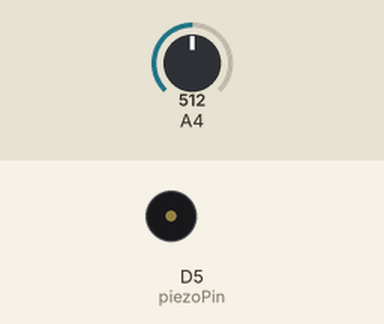
This sketch was run on a simulated Arduino Due. Parts: buzzer (waves = sounding). Inputs (shaded band) come from the test bench; at power-on: A4 = 512 (analog values on the 0–1023 scale). What the sketch prints to the serial monitor is not drawn.

Above: at 0.1 s.
Timing chart, 0 to 0.5 s (numbered marks = the images above):
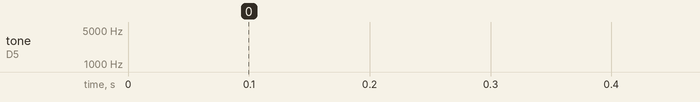

The sketch:

isaiah_SS5_Arduino.ino
```cpp
/*
SHORT SKETCH #5: DUE 4/15
Create a software p5.js sketch that controls at least one hardware actuator via serial.
You may use an LED, Servo Motor, or Piezo Buzzer as your actuator.
The p5.js sketch must include:

use of at least 1 hardware actuator controlled by interaction with your P5 sketch.
at least 2 different modes of behavior: for example, our "P5_Serial_Servo" sketch has
a "sweep" mode and a "follow" mode.
at least three graphics primitives.
dynamic elements in your P5 sketch (don't just draw a static canvas, animate something!).
display window width: max of 1080, min of 400
display window height: max of 720, min of 400
Feel free to use images, sound library, etc.
The content is completely up to you, but it needs to be controlled by Serial UART
from your P5.JS Sketch.

Upload your completed code (both arduino & p5.js) to your repo before the beginnning
of next class session.
Remember, the arduino .ino file must go in folder of same name, and the p5.js
project must include its entire project folder and it contents.
Have your project (both hardware and software aspects) ready to present at the next class
critique.

REMEMBER to add the p5.serialport library to the index.html file of your p5.js projects:

> Lets play with a Piezo Buzzar and try to make a melody or tune, or some way to change the
"music" maybe with the Potentiometer and LED(s)'s can showcase the level of volume like a DJ board.


References:
 https://github.com/entertainmenttechnology/Pokorny-MTEC2280_D01-Spring2026/blob/main/examples/S07-Serial_Arduino_to_P5/P5_Serial_Read/sketch.js
 https://editor.p5js.org/jt4269/sketches/M0eV1a1r5#:~:text=Arduino%20code%20is%20at%20the,//%20variables%20for%20oscillator
http://youtube.com/watch?v=jEwAMgcCgOA&list=TLPQMTQwNDIwMjbVBrld3vayRg&index=4
https://github.com/entertainmenttechnology/Pokorny-MTEC2280_D01-Spring2026/tree/main/examples/S08-Serial_Arduino_to_P5_MultiSensor
https://github.com/entertainmenttechnology/Pokorny-MTEC2280_D01-Spring2026/blob/main/examples/S06_frequencyTone/S06_frequencyTone.ino


*/

//Define Pinss
const int adcPin_1 = 4;
const int piezoPin = 5; //piezo buzzer connected to pin 1

//Pot Variables
int adcRead_1 = 0;

bool intro = 0; //boolean variable to track whether we've played the intro melody yet

int octave = 2; //octave variable. we can multiply this by the base frequency to shift the pitch up or down by octaves.
// for example: 110 * octave will be 110Hz in octave 1, 220Hz in octave 2, 440Hz in octave 4, etc.

//Software Timer Variables
int lastTime = 0;
int currentTime = 0;
int timerInterval = 5; //milliseconds


void setup()
{
    analogReadResolution(10); //set ADC read to 10-bit (0-1023) range
  Serial.begin(9600);  //start serial comm @ 9600 baud rate
}

void loop()
{
  //read analog pot value
  adcRead_1 = analogRead(adcPin_1);
  //read current elapsed time
  currentTime = millis();


  //tone(pin, frequency in Hz, duration in millisecond)
  if(!intro)  //if we haven't played intro yet...
  {
    //play intro melody.
    tone(piezoPin, 1000, 100);
    tone(piezoPin, 1100, 100);
    tone(piezoPin, 1200, 100);
    tone(piezoPin, 1300, 100);
    tone(piezoPin, 1000, 100);
    tone(piezoPin, 1800, 100);
    tone(piezoPin, 2000, 100);
    tone(piezoPin, 2200, 200);
    tone(piezoPin, 1400, 100);
    tone(piezoPin, 1500, 100);
    tone(piezoPin, 1400, 100);
    tone(piezoPin, 1300, 100);
    tone(piezoPin, 1200, 100);
    tone(piezoPin, 1100, 100);
    tone(piezoPin, 1200, 100);
    tone(piezoPin, 1400, 100);
    tone(piezoPin, 1600, 100);
    tone(piezoPin, 2400, 300);
    tone(piezoPin, 2800, 500);
    tone(piezoPin, 2600, 400);
    // tone(piezoPin, 2600, 600);
    // tone(piezoPin, 2400, 700);

    intro = 0;  //set intro to true so it doesn't play again

  }


  if (currentTime - lastTime >= timerInterval)  //if we have reached our timer interval...
  {
    lastTime = currentTime;  //store current time as lastTime so we know when timer last triggered


    Serial.print(adcRead_1);      //send 3rd message
    Serial.print('\n');           //send "Line Feed", or "New Line" character, or use println() instead.
  }


  // //main melody
  // tone(piezoPin, 90 * octave, 250);
  // tone(piezoPin, 100 * octave, 500);
  // tone(piezoPin, 110 * octave, 200);

  // tone(piezoPin, 110 * octave, 300);
  // tone(piezoPin, 220 * octave, 700);
  // tone(piezoPin, 110 * octave, 400);
  // tone(piezoPin, 440 * octave, 500);
  // tone(piezoPin, 660 * octave, 200);
  // tone(piezoPin, 220 * octave, 700);

  // tone(piezoPin, 110 * octave, 500);
  // tone(piezoPin, 100 * octave, 500);
  // tone(piezoPin, 90 * octave, 500);
}
```
